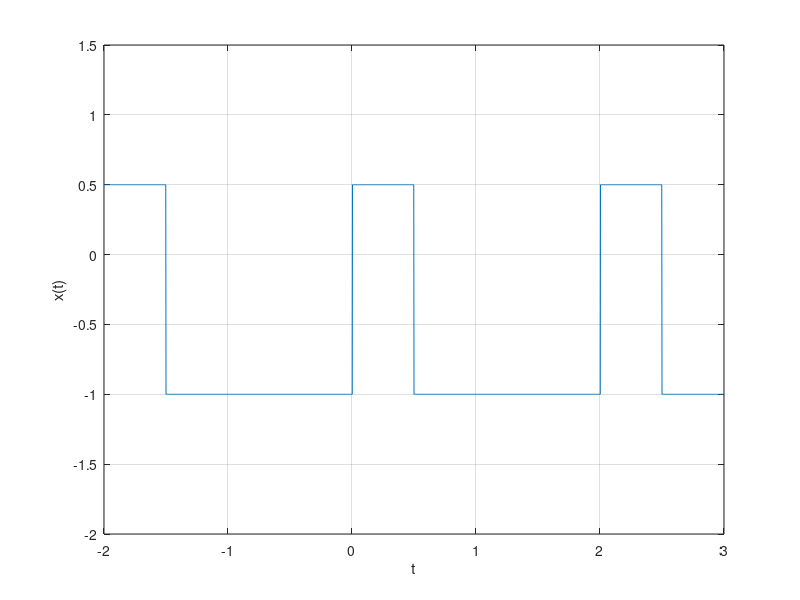

Reproduce this figure in MATLAB.
%Punctul de incepere al reprezentarii(de pe axa orizontala).
BEGIN=-2;
%Punctul de incheiere al reprezentarii(de pe axa orizontala).
END=3;
rez_temp=0.002;
%Generez un vector numit y de la BEGIN la END cu pasul rezolutia temporara.
%El va fi folosit la reprezentarea grafica drept axa Ox.
y = BEGIN:rez_temp: END;
fct_umpl = 0.25;%factor de umplere
niv_min = -1;
niv_max = 0.5;
T = 2;%perioada
%Variabila "indice" este folosita pentru a corela o valoare din y lui +0.5
%sau -1.
indice = BEGIN + fct_umpl*T;
x=niv_max;%vectorul semnal, care va fi completat in urmatoarea bucla for.
for i = BEGIN + rez_temp:rez_temp:END
    if i < indice
        %Valoarea corespunzatoare este 0.5 si o adauga in vectorul x.
        x = [x, niv_max];
    else
        %Acelasi lucru ca mai sus.
        x = [x, niv_min];
    end
    if i > indice + (1-fct_umpl)*T
        %Inseamna ca trebuie sa marim indicele pentru ca s-a efectuat o
        %perioada
        indice = indice + T;
    end
end
plot(y,x)
grid
axis([BEGIN END niv_min-1 niv_max+1])
xlabel("t")
ylabel("x(t)")